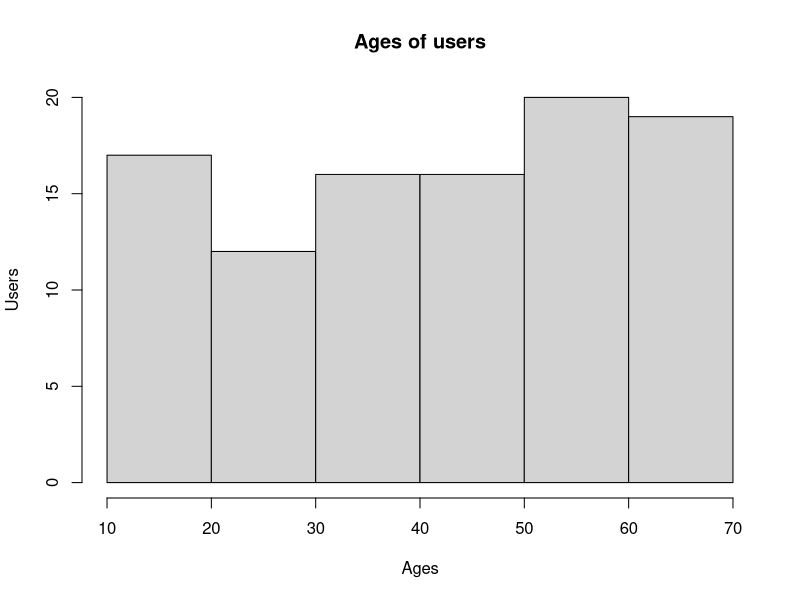
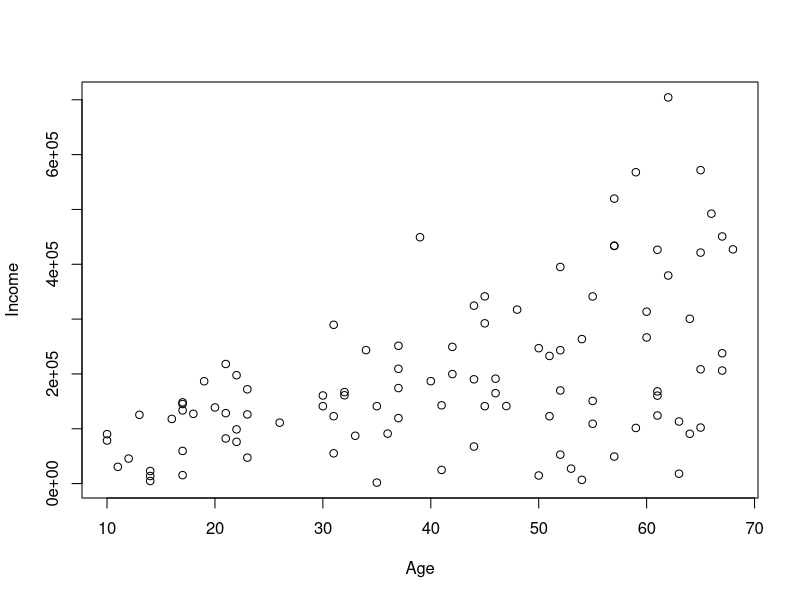
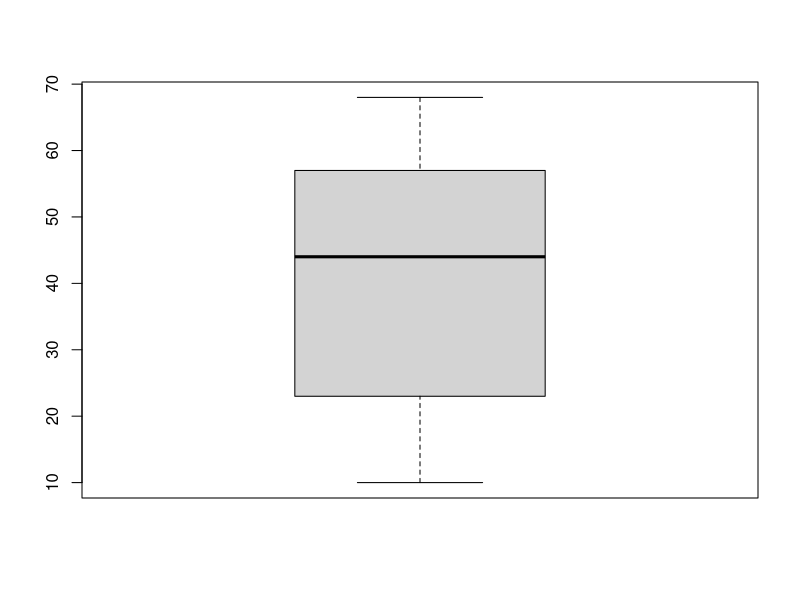

Reproduce these figures in R, in order.
bData <- read.csv("brUsers.csv", TRUE, ",")
bData
hist(bData$age, main = "Ages of users", ylab = "Users", xlab = "Ages")
plot(bData$age, bData$income, ylab = "Income", xlab = "Age")
boxplot(bData$age)